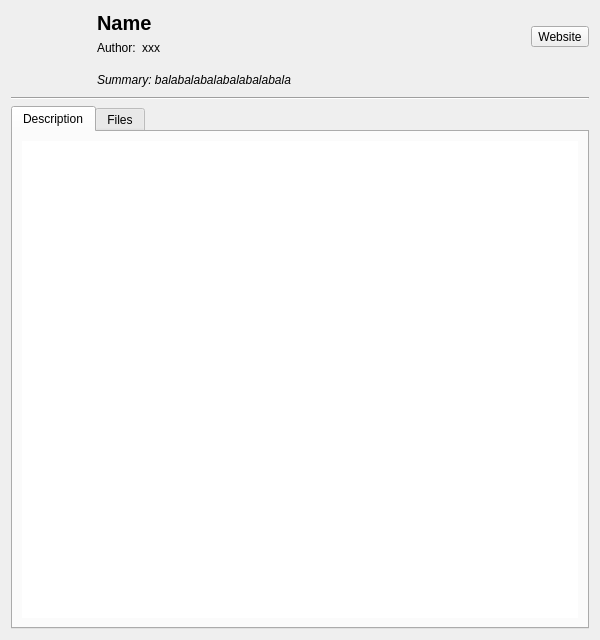
<?xml version="1.0" encoding="UTF-8"?>
<ui version="4.0">
 <class>CurseforgeModDialog</class>
 <widget class="QDialog" name="CurseforgeModDialog">
  <property name="geometry">
   <rect>
    <x>0</x>
    <y>0</y>
    <width>600</width>
    <height>640</height>
   </rect>
  </property>
  <property name="windowTitle">
   <string>Dialog</string>
  </property>
  <layout class="QGridLayout" name="gridLayout">
   <item row="0" column="0" rowspan="3">
    <widget class="QLabel" name="modIcon">
     <property name="sizePolicy">
      <sizepolicy hsizetype="Fixed" vsizetype="Fixed">
       <horstretch>0</horstretch>
       <verstretch>0</verstretch>
      </sizepolicy>
     </property>
     <property name="minimumSize">
      <size>
       <width>80</width>
       <height>80</height>
      </size>
     </property>
     <property name="maximumSize">
      <size>
       <width>80</width>
       <height>80</height>
      </size>
     </property>
     <property name="toolTip">
      <string notr="true"/>
     </property>
     <property name="text">
      <string/>
     </property>
    </widget>
   </item>
   <item row="0" column="1">
    <widget class="QLabel" name="modName">
     <property name="sizePolicy">
      <sizepolicy hsizetype="Minimum" vsizetype="Minimum">
       <horstretch>0</horstretch>
       <verstretch>0</verstretch>
      </sizepolicy>
     </property>
     <property name="font">
      <font>
       <pointsize>15</pointsize>
       <weight>75</weight>
       <bold>true</bold>
      </font>
     </property>
     <property name="toolTip">
      <string notr="true"/>
     </property>
     <property name="text">
      <string>Name</string>
     </property>
    </widget>
   </item>
   <item row="1" column="1">
    <layout class="QFormLayout" name="formLayout">
     <item row="0" column="0">
      <widget class="QLabel" name="label_4">
       <property name="text">
        <string>Author:</string>
       </property>
      </widget>
     </item>
     <item row="0" column="1">
      <widget class="QLabel" name="modAuthors">
       <property name="sizePolicy">
        <sizepolicy hsizetype="Expanding" vsizetype="Preferred">
         <horstretch>0</horstretch>
         <verstretch>0</verstretch>
        </sizepolicy>
       </property>
       <property name="toolTip">
        <string notr="true"/>
       </property>
       <property name="text">
        <string notr="true">xxx</string>
       </property>
       <property name="alignment">
        <set>Qt::AlignBottom|Qt::AlignLeading|Qt::AlignLeft</set>
       </property>
       <property name="wordWrap">
        <bool>true</bool>
       </property>
      </widget>
     </item>
    </layout>
   </item>
   <item row="2" column="1" colspan="2">
    <widget class="QLabel" name="modSummary">
     <property name="sizePolicy">
      <sizepolicy hsizetype="Preferred" vsizetype="Preferred">
       <horstretch>0</horstretch>
       <verstretch>0</verstretch>
      </sizepolicy>
     </property>
     <property name="font">
      <font>
       <italic>true</italic>
      </font>
     </property>
     <property name="toolTip">
      <string notr="true"/>
     </property>
     <property name="text">
      <string>Summary: balabalabalabalabalabala</string>
     </property>
     <property name="wordWrap">
      <bool>true</bool>
     </property>
    </widget>
   </item>
   <item row="3" column="0" colspan="3">
    <widget class="Line" name="line">
     <property name="orientation">
      <enum>Qt::Horizontal</enum>
     </property>
    </widget>
   </item>
   <item row="4" column="0" colspan="3">
    <widget class="QTabWidget" name="tabWidget">
     <property name="currentIndex">
      <number>0</number>
     </property>
     <widget class="QWidget" name="descriptionTab">
      <attribute name="title">
       <string>Description</string>
      </attribute>
      <layout class="QGridLayout" name="gridLayout_2">
       <item row="0" column="0">
        <widget class="QTextBrowser" name="modDescription">
         <property name="frameShape">
          <enum>QFrame::NoFrame</enum>
         </property>
        </widget>
       </item>
      </layout>
     </widget>
     <widget class="QWidget" name="filesTab">
      <attribute name="title">
       <string>Files</string>
      </attribute>
      <layout class="QGridLayout" name="gridLayout_3">
       <item row="0" column="0">
        <widget class="QListWidget" name="fileListWidget"/>
       </item>
      </layout>
     </widget>
    </widget>
   </item>
   <item row="0" column="2" rowspan="2">
    <widget class="QToolButton" name="websiteButton">
     <property name="enabled">
      <bool>true</bool>
     </property>
     <property name="text">
      <string>Website</string>
     </property>
     <property name="icon">
      <iconset resource="../../images/image.qrc">
       <normaloff>:/image/curseforge.svg</normaloff>:/image/curseforge.svg</iconset>
     </property>
     <property name="toolButtonStyle">
      <enum>Qt::ToolButtonTextUnderIcon</enum>
     </property>
    </widget>
   </item>
  </layout>
 </widget>
 <resources>
  <include location="../../images/image.qrc"/>
 </resources>
 <connections/>
</ui>
